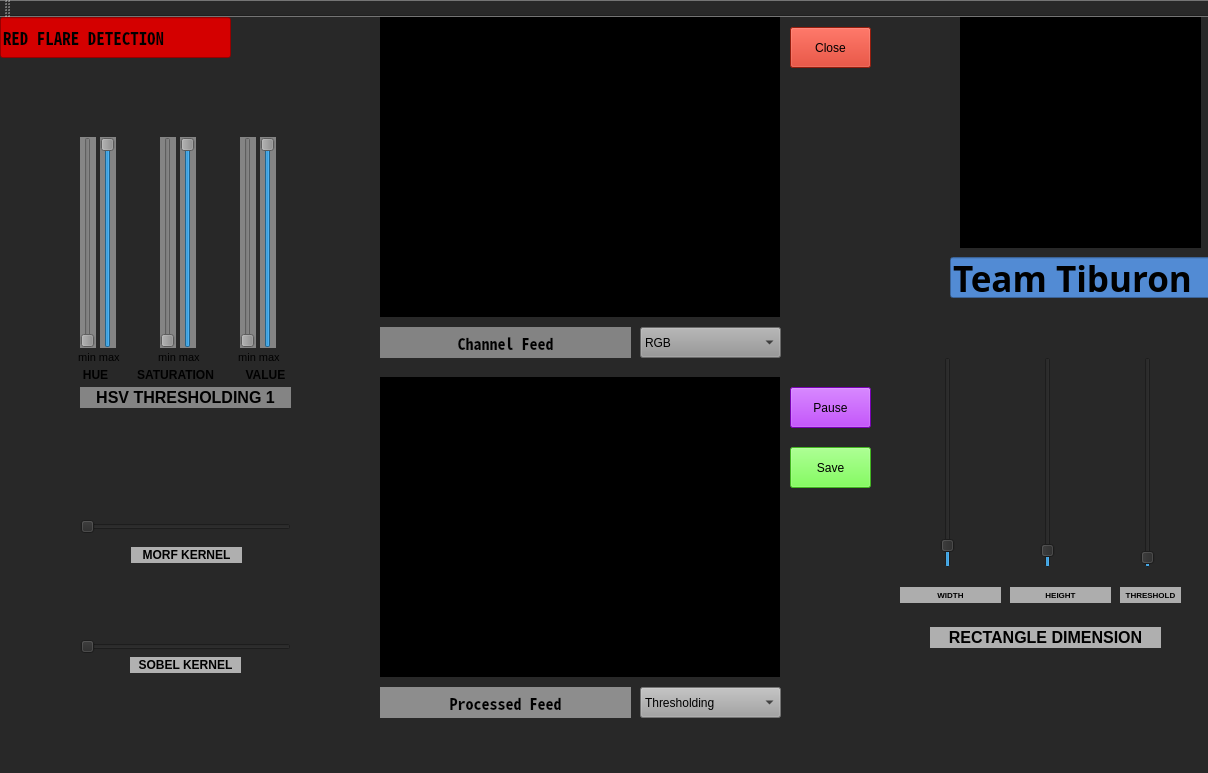
<?xml version="1.0" encoding="UTF-8"?>
<ui version="4.0">
 <class>redflare</class>
 <widget class="QMainWindow" name="redflare">
  <property name="geometry">
   <rect>
    <x>0</x>
    <y>0</y>
    <width>1208</width>
    <height>773</height>
   </rect>
  </property>
  <property name="windowTitle">
   <string>Yellow Flare Tuner</string>
  </property>
  <property name="styleSheet">
   <string notr="true">background-color: rgb(40, 40, 40);</string>
  </property>
  <property name="tabShape">
   <enum>QTabWidget::Rounded</enum>
  </property>
  <widget class="QWidget" name="centralWidget">
   <widget class="QLabel" name="logo">
    <property name="geometry">
     <rect>
      <x>960</x>
      <y>0</y>
      <width>241</width>
      <height>231</height>
     </rect>
    </property>
    <property name="styleSheet">
     <string notr="true">background-color: rgb(0, 0, 0);</string>
    </property>
    <property name="frameShape">
     <enum>QFrame::Box</enum>
    </property>
    <property name="lineWidth">
     <number>1</number>
    </property>
    <property name="text">
     <string/>
    </property>
    <property name="scaledContents">
     <bool>true</bool>
    </property>
    <property name="margin">
     <number>7</number>
    </property>
    <property name="indent">
     <number>-1</number>
    </property>
   </widget>
   <widget class="QLineEdit" name="TiburonLabel">
    <property name="geometry">
     <rect>
      <x>950</x>
      <y>240</y>
      <width>261</width>
      <height>41</height>
     </rect>
    </property>
    <property name="font">
     <font>
      <family>Tlwg Mono</family>
      <pointsize>26</pointsize>
      <weight>75</weight>
      <bold>true</bold>
     </font>
    </property>
    <property name="styleSheet">
     <string notr="true">background-color: rgb(82, 139, 212);</string>
    </property>
    <property name="text">
     <string>Team Tiburon</string>
    </property>
    <property name="readOnly">
     <bool>true</bool>
    </property>
   </widget>
   <widget class="QLineEdit" name="lineEdit_2">
    <property name="geometry">
     <rect>
      <x>0</x>
      <y>0</y>
      <width>231</width>
      <height>41</height>
     </rect>
    </property>
    <property name="font">
     <font>
      <family>Noto Sans Mono CJK JP</family>
      <pointsize>13</pointsize>
      <weight>75</weight>
      <bold>true</bold>
      <underline>false</underline>
     </font>
    </property>
    <property name="styleSheet">
     <string notr="true">background-color: rgb(212, 0, 0);</string>
    </property>
    <property name="text">
     <string>RED FLARE DETECTION</string>
    </property>
    <property name="readOnly">
     <bool>true</bool>
    </property>
   </widget>
   <widget class="QLabel" name="label_2">
    <property name="geometry">
     <rect>
      <x>150</x>
      <y>330</y>
      <width>61</width>
      <height>21</height>
     </rect>
    </property>
    <property name="font">
     <font>
      <pointsize>8</pointsize>
     </font>
    </property>
    <property name="text">
     <string>min max </string>
    </property>
    <property name="alignment">
     <set>Qt::AlignCenter</set>
    </property>
   </widget>
   <widget class="QLabel" name="label_8">
    <property name="geometry">
     <rect>
      <x>130</x>
      <y>350</y>
      <width>91</width>
      <height>16</height>
     </rect>
    </property>
    <property name="font">
     <font>
      <pointsize>9</pointsize>
      <weight>75</weight>
      <bold>true</bold>
     </font>
    </property>
    <property name="text">
     <string>SATURATION</string>
    </property>
    <property name="alignment">
     <set>Qt::AlignCenter</set>
    </property>
   </widget>
   <widget class="QLabel" name="out">
    <property name="geometry">
     <rect>
      <x>380</x>
      <y>360</y>
      <width>400</width>
      <height>300</height>
     </rect>
    </property>
    <property name="styleSheet">
     <string notr="true">background-color: rgb(0, 0, 0);</string>
    </property>
    <property name="frameShape">
     <enum>QFrame::Box</enum>
    </property>
    <property name="text">
     <string/>
    </property>
   </widget>
   <widget class="QComboBox" name="channel">
    <property name="geometry">
     <rect>
      <x>640</x>
      <y>310</y>
      <width>141</width>
      <height>31</height>
     </rect>
    </property>
    <property name="font">
     <font>
      <pointsize>9</pointsize>
     </font>
    </property>
    <property name="styleSheet">
     <string notr="true">background-color: rgb(148, 148, 148);</string>
    </property>
    <property name="currentIndex">
     <number>0</number>
    </property>
    <item>
     <property name="text">
      <string>RGB</string>
     </property>
    </item>
    <item>
     <property name="text">
      <string>R only</string>
     </property>
    </item>
    <item>
     <property name="text">
      <string>G only</string>
     </property>
    </item>
    <item>
     <property name="text">
      <string>B only</string>
     </property>
    </item>
    <item>
     <property name="text">
      <string>HSV</string>
     </property>
    </item>
    <item>
     <property name="text">
      <string>H only</string>
     </property>
    </item>
    <item>
     <property name="text">
      <string>S only</string>
     </property>
    </item>
    <item>
     <property name="text">
      <string>V only</string>
     </property>
    </item>
    <item>
     <property name="text">
      <string>Gray</string>
     </property>
    </item>
   </widget>
   <widget class="QLabel" name="label">
    <property name="geometry">
     <rect>
      <x>70</x>
      <y>330</y>
      <width>61</width>
      <height>21</height>
     </rect>
    </property>
    <property name="font">
     <font>
      <pointsize>8</pointsize>
     </font>
    </property>
    <property name="text">
     <string>min max </string>
    </property>
    <property name="alignment">
     <set>Qt::AlignCenter</set>
    </property>
   </widget>
   <widget class="QLabel" name="label_16">
    <property name="geometry">
     <rect>
      <x>900</x>
      <y>570</y>
      <width>101</width>
      <height>16</height>
     </rect>
    </property>
    <property name="font">
     <font>
      <pointsize>6</pointsize>
      <weight>75</weight>
      <bold>true</bold>
     </font>
    </property>
    <property name="styleSheet">
     <string notr="true">background-color: rgb(173, 173, 173);</string>
    </property>
    <property name="text">
     <string>WIDTH</string>
    </property>
    <property name="alignment">
     <set>Qt::AlignCenter</set>
    </property>
   </widget>
   <widget class="QLabel" name="label_18">
    <property name="geometry">
     <rect>
      <x>130</x>
      <y>640</y>
      <width>111</width>
      <height>16</height>
     </rect>
    </property>
    <property name="font">
     <font>
      <pointsize>9</pointsize>
      <weight>75</weight>
      <bold>true</bold>
     </font>
    </property>
    <property name="styleSheet">
     <string notr="true">background-color: rgb(177, 177, 177);</string>
    </property>
    <property name="text">
     <string>SOBEL KERNEL</string>
    </property>
    <property name="alignment">
     <set>Qt::AlignCenter</set>
    </property>
   </widget>
   <widget class="QLabel" name="label_7">
    <property name="geometry">
     <rect>
      <x>80</x>
      <y>350</y>
      <width>31</width>
      <height>16</height>
     </rect>
    </property>
    <property name="font">
     <font>
      <pointsize>9</pointsize>
      <weight>75</weight>
      <bold>true</bold>
     </font>
    </property>
    <property name="text">
     <string>HUE</string>
    </property>
    <property name="alignment">
     <set>Qt::AlignCenter</set>
    </property>
   </widget>
   <widget class="QLabel" name="label_3">
    <property name="geometry">
     <rect>
      <x>230</x>
      <y>330</y>
      <width>61</width>
      <height>21</height>
     </rect>
    </property>
    <property name="font">
     <font>
      <pointsize>8</pointsize>
     </font>
    </property>
    <property name="text">
     <string>min max </string>
    </property>
    <property name="alignment">
     <set>Qt::AlignCenter</set>
    </property>
   </widget>
   <widget class="QSlider" name="vmin">
    <property name="geometry">
     <rect>
      <x>240</x>
      <y>120</y>
      <width>16</width>
      <height>211</height>
     </rect>
    </property>
    <property name="styleSheet">
     <string notr="true">background-color: rgb(132, 132, 132);</string>
    </property>
    <property name="maximum">
     <number>255</number>
    </property>
    <property name="orientation">
     <enum>Qt::Vertical</enum>
    </property>
   </widget>
   <widget class="QSlider" name="sobel">
    <property name="geometry">
     <rect>
      <x>80</x>
      <y>620</y>
      <width>211</width>
      <height>20</height>
     </rect>
    </property>
    <property name="minimum">
     <number>1</number>
    </property>
    <property name="maximum">
     <number>15</number>
    </property>
    <property name="singleStep">
     <number>2</number>
    </property>
    <property name="orientation">
     <enum>Qt::Horizontal</enum>
    </property>
   </widget>
   <widget class="QLabel" name="label_20">
    <property name="geometry">
     <rect>
      <x>1120</x>
      <y>570</y>
      <width>61</width>
      <height>16</height>
     </rect>
    </property>
    <property name="font">
     <font>
      <pointsize>6</pointsize>
      <weight>75</weight>
      <bold>true</bold>
     </font>
    </property>
    <property name="styleSheet">
     <string notr="true">background-color: rgb(173, 173, 173);</string>
    </property>
    <property name="text">
     <string>THRESHOLD</string>
    </property>
    <property name="alignment">
     <set>Qt::AlignCenter</set>
    </property>
   </widget>
   <widget class="QSlider" name="vmax">
    <property name="geometry">
     <rect>
      <x>260</x>
      <y>120</y>
      <width>16</width>
      <height>211</height>
     </rect>
    </property>
    <property name="styleSheet">
     <string notr="true">background-color: rgb(132, 132, 132);</string>
    </property>
    <property name="maximum">
     <number>255</number>
    </property>
    <property name="value">
     <number>255</number>
    </property>
    <property name="orientation">
     <enum>Qt::Vertical</enum>
    </property>
   </widget>
   <widget class="QSlider" name="height">
    <property name="geometry">
     <rect>
      <x>1040</x>
      <y>340</y>
      <width>16</width>
      <height>211</height>
     </rect>
    </property>
    <property name="maximum">
     <number>200</number>
    </property>
    <property name="value">
     <number>10</number>
    </property>
    <property name="orientation">
     <enum>Qt::Vertical</enum>
    </property>
   </widget>
   <widget class="QLabel" name="channelLabel">
    <property name="geometry">
     <rect>
      <x>380</x>
      <y>310</y>
      <width>251</width>
      <height>31</height>
     </rect>
    </property>
    <property name="font">
     <font>
      <family>Noto Sans Mono CJK JP</family>
      <pointsize>12</pointsize>
      <weight>75</weight>
      <bold>true</bold>
     </font>
    </property>
    <property name="styleSheet">
     <string notr="true">background-color: rgb(131, 131, 131);</string>
    </property>
    <property name="text">
     <string>Channel Feed</string>
    </property>
    <property name="alignment">
     <set>Qt::AlignCenter</set>
    </property>
   </widget>
   <widget class="QLabel" name="label_9">
    <property name="geometry">
     <rect>
      <x>240</x>
      <y>350</y>
      <width>51</width>
      <height>16</height>
     </rect>
    </property>
    <property name="font">
     <font>
      <pointsize>9</pointsize>
      <weight>75</weight>
      <bold>true</bold>
     </font>
    </property>
    <property name="text">
     <string>VALUE</string>
    </property>
    <property name="alignment">
     <set>Qt::AlignCenter</set>
    </property>
   </widget>
   <widget class="QPushButton" name="save">
    <property name="geometry">
     <rect>
      <x>790</x>
      <y>430</y>
      <width>81</width>
      <height>41</height>
     </rect>
    </property>
    <property name="font">
     <font>
      <pointsize>9</pointsize>
     </font>
    </property>
    <property name="styleSheet">
     <string notr="true">background-color: rgb(93, 255, 44);</string>
    </property>
    <property name="text">
     <string>Save</string>
    </property>
   </widget>
   <widget class="QComboBox" name="out_channel">
    <property name="geometry">
     <rect>
      <x>640</x>
      <y>670</y>
      <width>141</width>
      <height>31</height>
     </rect>
    </property>
    <property name="font">
     <font>
      <pointsize>9</pointsize>
     </font>
    </property>
    <property name="styleSheet">
     <string notr="true">background-color: rgb(163, 163, 163);</string>
    </property>
    <property name="currentIndex">
     <number>0</number>
    </property>
    <item>
     <property name="text">
      <string>Thresholding</string>
     </property>
    </item>
    <item>
     <property name="text">
      <string>MorphTransform</string>
     </property>
    </item>
    <item>
     <property name="text">
      <string>Sobel</string>
     </property>
    </item>
    <item>
     <property name="text">
      <string>Contour Rectangle</string>
     </property>
    </item>
   </widget>
   <widget class="QLabel" name="label_15">
    <property name="geometry">
     <rect>
      <x>930</x>
      <y>610</y>
      <width>231</width>
      <height>21</height>
     </rect>
    </property>
    <property name="font">
     <font>
      <pointsize>12</pointsize>
      <weight>75</weight>
      <bold>true</bold>
     </font>
    </property>
    <property name="styleSheet">
     <string notr="true">background-color: rgb(175, 175, 175);
</string>
    </property>
    <property name="text">
     <string>RECTANGLE DIMENSION</string>
    </property>
    <property name="alignment">
     <set>Qt::AlignCenter</set>
    </property>
   </widget>
   <widget class="QLabel" name="label_17">
    <property name="geometry">
     <rect>
      <x>131</x>
      <y>530</y>
      <width>111</width>
      <height>16</height>
     </rect>
    </property>
    <property name="font">
     <font>
      <pointsize>9</pointsize>
      <weight>75</weight>
      <bold>true</bold>
     </font>
    </property>
    <property name="styleSheet">
     <string notr="true">background-color: rgb(175, 175, 175);</string>
    </property>
    <property name="text">
     <string>MORF KERNEL</string>
    </property>
    <property name="alignment">
     <set>Qt::AlignCenter</set>
    </property>
   </widget>
   <widget class="QSlider" name="width">
    <property name="geometry">
     <rect>
      <x>940</x>
      <y>340</y>
      <width>16</width>
      <height>211</height>
     </rect>
    </property>
    <property name="maximum">
     <number>200</number>
    </property>
    <property name="value">
     <number>15</number>
    </property>
    <property name="orientation">
     <enum>Qt::Vertical</enum>
    </property>
   </widget>
   <widget class="QSlider" name="hmin">
    <property name="geometry">
     <rect>
      <x>80</x>
      <y>120</y>
      <width>16</width>
      <height>211</height>
     </rect>
    </property>
    <property name="styleSheet">
     <string notr="true">background-color: rgb(134, 134, 134);</string>
    </property>
    <property name="minimum">
     <number>0</number>
    </property>
    <property name="maximum">
     <number>179</number>
    </property>
    <property name="orientation">
     <enum>Qt::Vertical</enum>
    </property>
   </widget>
   <widget class="QLabel" name="label_10">
    <property name="geometry">
     <rect>
      <x>80</x>
      <y>370</y>
      <width>211</width>
      <height>21</height>
     </rect>
    </property>
    <property name="font">
     <font>
      <pointsize>12</pointsize>
      <weight>75</weight>
      <bold>true</bold>
     </font>
    </property>
    <property name="styleSheet">
     <string notr="true">background-color: rgb(132, 132, 132);</string>
    </property>
    <property name="text">
     <string>HSV THRESHOLDING 1</string>
    </property>
    <property name="alignment">
     <set>Qt::AlignCenter</set>
    </property>
   </widget>
   <widget class="QSlider" name="smax">
    <property name="geometry">
     <rect>
      <x>180</x>
      <y>120</y>
      <width>16</width>
      <height>211</height>
     </rect>
    </property>
    <property name="styleSheet">
     <string notr="true">background-color: rgb(132, 132, 132);</string>
    </property>
    <property name="maximum">
     <number>255</number>
    </property>
    <property name="value">
     <number>255</number>
    </property>
    <property name="orientation">
     <enum>Qt::Vertical</enum>
    </property>
   </widget>
   <widget class="QSlider" name="open_morph">
    <property name="geometry">
     <rect>
      <x>80</x>
      <y>500</y>
      <width>211</width>
      <height>20</height>
     </rect>
    </property>
    <property name="minimum">
     <number>1</number>
    </property>
    <property name="maximum">
     <number>7</number>
    </property>
    <property name="singleStep">
     <number>2</number>
    </property>
    <property name="orientation">
     <enum>Qt::Horizontal</enum>
    </property>
   </widget>
   <widget class="QSlider" name="smin">
    <property name="geometry">
     <rect>
      <x>160</x>
      <y>120</y>
      <width>16</width>
      <height>211</height>
     </rect>
    </property>
    <property name="styleSheet">
     <string notr="true">background-color: rgb(132, 132, 132);</string>
    </property>
    <property name="maximum">
     <number>255</number>
    </property>
    <property name="orientation">
     <enum>Qt::Vertical</enum>
    </property>
   </widget>
   <widget class="QLabel" name="outLabel">
    <property name="geometry">
     <rect>
      <x>380</x>
      <y>670</y>
      <width>251</width>
      <height>31</height>
     </rect>
    </property>
    <property name="font">
     <font>
      <family>Noto Sans Mono CJK JP</family>
      <pointsize>12</pointsize>
      <weight>75</weight>
      <bold>true</bold>
     </font>
    </property>
    <property name="styleSheet">
     <string notr="true">background-color: rgb(141, 141, 141);</string>
    </property>
    <property name="text">
     <string>Processed Feed</string>
    </property>
    <property name="alignment">
     <set>Qt::AlignCenter</set>
    </property>
   </widget>
   <widget class="QSlider" name="hmax">
    <property name="geometry">
     <rect>
      <x>100</x>
      <y>120</y>
      <width>16</width>
      <height>211</height>
     </rect>
    </property>
    <property name="styleSheet">
     <string notr="true">background-color: rgb(132, 132, 132);
</string>
    </property>
    <property name="maximum">
     <number>179</number>
    </property>
    <property name="value">
     <number>179</number>
    </property>
    <property name="orientation">
     <enum>Qt::Vertical</enum>
    </property>
   </widget>
   <widget class="QSlider" name="HL_th">
    <property name="geometry">
     <rect>
      <x>1140</x>
      <y>340</y>
      <width>16</width>
      <height>211</height>
     </rect>
    </property>
    <property name="maximum">
     <number>300</number>
    </property>
    <property name="value">
     <number>5</number>
    </property>
    <property name="orientation">
     <enum>Qt::Vertical</enum>
    </property>
   </widget>
   <widget class="QLabel" name="label_19">
    <property name="geometry">
     <rect>
      <x>1010</x>
      <y>570</y>
      <width>101</width>
      <height>16</height>
     </rect>
    </property>
    <property name="font">
     <font>
      <pointsize>6</pointsize>
      <weight>75</weight>
      <bold>true</bold>
     </font>
    </property>
    <property name="styleSheet">
     <string notr="true">background-color: rgb(173, 173, 173);</string>
    </property>
    <property name="text">
     <string>HEIGHT</string>
    </property>
    <property name="alignment">
     <set>Qt::AlignCenter</set>
    </property>
   </widget>
   <widget class="QLabel" name="channel_show">
    <property name="geometry">
     <rect>
      <x>380</x>
      <y>0</y>
      <width>400</width>
      <height>300</height>
     </rect>
    </property>
    <property name="styleSheet">
     <string notr="true">background-color: rgb(0, 0, 0);</string>
    </property>
    <property name="frameShape">
     <enum>QFrame::Box</enum>
    </property>
    <property name="text">
     <string/>
    </property>
   </widget>
   <widget class="QPushButton" name="pause">
    <property name="geometry">
     <rect>
      <x>790</x>
      <y>370</y>
      <width>81</width>
      <height>41</height>
     </rect>
    </property>
    <property name="font">
     <font>
      <pointsize>9</pointsize>
     </font>
    </property>
    <property name="styleSheet">
     <string notr="true">background-color: rgb(170, 0, 255);</string>
    </property>
    <property name="text">
     <string>Pause</string>
    </property>
   </widget>
   <widget class="QPushButton" name="close">
    <property name="geometry">
     <rect>
      <x>790</x>
      <y>10</y>
      <width>81</width>
      <height>41</height>
     </rect>
    </property>
    <property name="font">
     <font>
      <pointsize>9</pointsize>
     </font>
    </property>
    <property name="styleSheet">
     <string notr="true">background-color: rgb(208, 39, 17);</string>
    </property>
    <property name="text">
     <string>Close</string>
    </property>
   </widget>
  </widget>
  <widget class="QMenuBar" name="menuBar">
   <property name="geometry">
    <rect>
     <x>0</x>
     <y>0</y>
     <width>1208</width>
     <height>19</height>
    </rect>
   </property>
  </widget>
  <widget class="QToolBar" name="mainToolBar">
   <attribute name="toolBarArea">
    <enum>TopToolBarArea</enum>
   </attribute>
   <attribute name="toolBarBreak">
    <bool>false</bool>
   </attribute>
  </widget>
  <widget class="QStatusBar" name="statusBar"/>
 </widget>
 <layoutdefault spacing="6" margin="11"/>
 <resources/>
 <connections/>
</ui>
